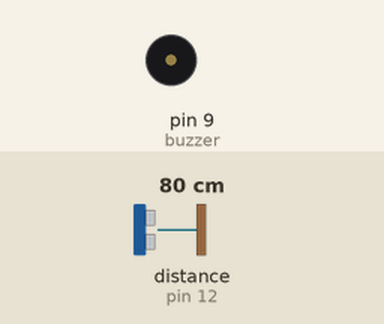
Recording of a sketch running on a simulated Arduino Uno, built with avr-gcc and run on an emulated ATmega328P. Shown: buzzer (waves = sounding). Wiring (inferred from the names in the program): ultrasonic range finder: trigger pin 13; echo pin 12. The inputs (shaded band) are chosen by the test bench; at power-on: distance to the obstacle (sensor on pin 12) 80 cm. The echo pulse lasts 58.3 µs per cm.

Above: at 1.8 s.
1.9 s: distance to the obstacle (sensor on pin 12) set to 13 cm
3.4 s: distance to the obstacle (sensor on pin 12) set to 10 cm
At 4.11 s:
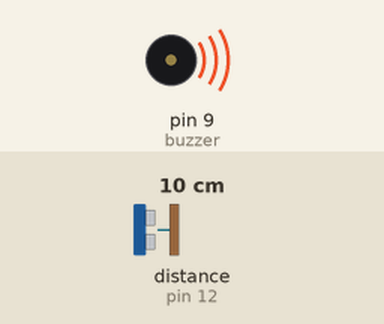
6.9 s: distance to the obstacle (sensor on pin 12) set to 7 cm
10.4 s: distance to the obstacle (sensor on pin 12) set to 4 cm
At 11.0 s:
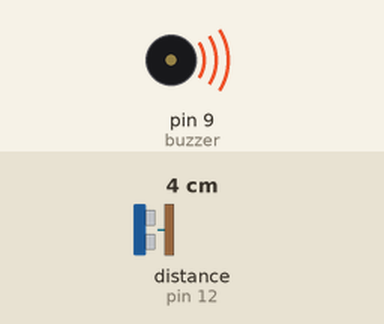
11.9 s: distance to the obstacle (sensor on pin 12) set to 18 cm
At 13.8 s:
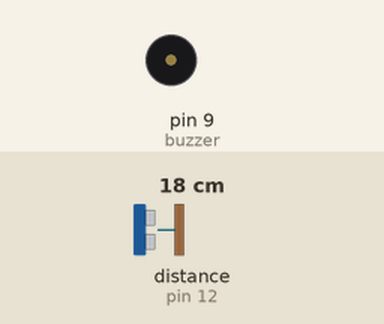
Timing chart, 0 to 14.9 s (numbered marks = the images above; inputs shaded):
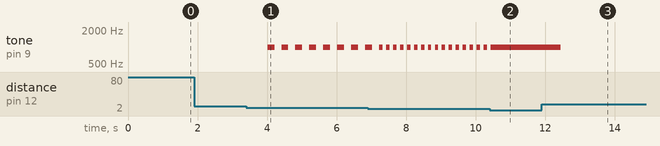

The sketch:

PDC_distance_basic.ino
```cpp
const unsigned int TRIG_PIN=13;
const unsigned int ECHO_PIN=12;
const int buzzer = 9;
const  unsigned int BAUD_RATE=9600;

void setup() {
  pinMode(TRIG_PIN, OUTPUT);
  pinMode(ECHO_PIN, INPUT);
  pinMode(buzzer, OUTPUT);

  Serial.begin(BAUD_RATE);
}

void loop()  {
  digitalWrite(TRIG_PIN, LOW);
  delayMicroseconds(2);
  digitalWrite(TRIG_PIN,  HIGH);
  delayMicroseconds(10);
  digitalWrite(TRIG_PIN, LOW);


  const unsigned long duration= pulseIn(ECHO_PIN, HIGH);
  int distance= duration/29/2;

  if(distance<=10 && distance > 7){
    tone(buzzer, 1000); // Sende 1KHz Tonsignal
    delay(200);        // 1 sec Pause
    noTone(buzzer);     // Ton stoppen
    delay(200);        // 1 sec Pause
  }
  else if(distance <=7 && distance > 4){
    tone(buzzer, 1000); // Sende 1KHz Tonsignal
    delay(100);        // 1 sec Pause
    noTone(buzzer);     // Ton stoppen
    delay(100);        // 1 sec Pause
  }
  else if(distance <= 4){
    tone(buzzer, 1000); // Sende 1KHz Tonsignal
    delay(1000);        // 1 sec Pause
  }
  else{
    noTone(buzzer);
    delay(1000);
  }

  if(duration==0){
   Serial.println("Warning: no pulse from sensor");
   }
  else{
      //Serial.print("distance to nearest object:");
      //Serial.println(distance);
      //Serial.println(" cm");
  }
 //delay(300);
 }
```

Measured:
- the behaviour switches between 12 and 11 cm on distance to the obstacle (sensor on pin 12) (found by bisection; images 0 and 1)
- the behaviour switches between 6 and 5 cm on distance to the obstacle (sensor on pin 12) (found by bisection; images 1 and 2)
- after the input at 1.9 s, every drawn part: stays the same
- after the input at 3.4 s, tone on pin 9 (buzzer): alternates 1000 Hz for 0.20 s and silent for 0.20 s, starting after 0.61 s
- after the input at 10.4 s, tone on pin 9 (buzzer): goes on until 10.4 s, then stays 1000 Hz
- after the input at 11.9 s, tone on pin 9 (buzzer): 1000 Hz → silent after 0.54 s
